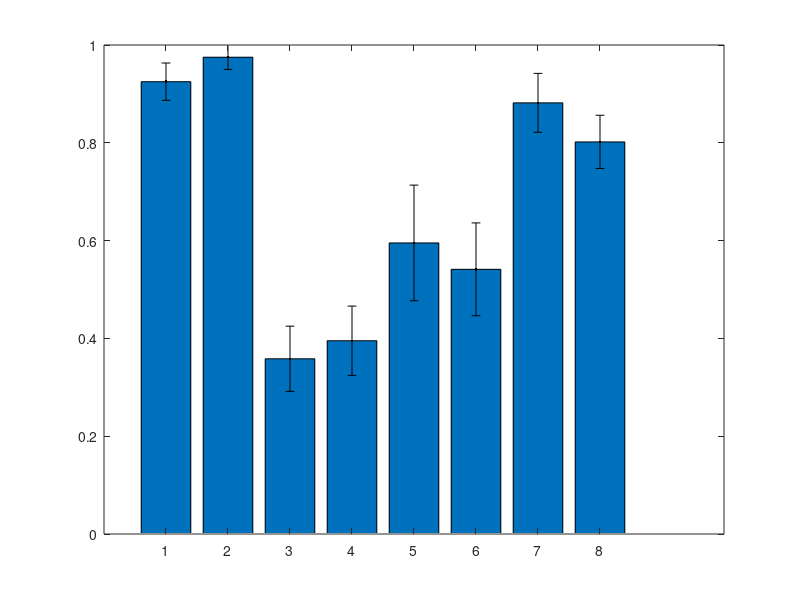

MATLAB code to generate this figure: (Note: this script raises an error after producing the figure.)
% Author: Atanu Giri
% Date: 04/11/2023
% This script plots bar graph of sigmoid fraction of sessions in 
% baseline, oxycodon, and alcohol

close all; clc; clear;

%% Baseline
baselineFemales = {'fiona','juana','kryssia','neftali','raven', ...
    'alexis','harley','renata','sarah','shakira'};
baselineMales = {'aladdin','jafar','jimi','scar','simba', ...
    'carl','jr','kobe','mike','sully'};
femaleBLSigFrac = [0.75, 1, 1, 0.75, 1, 1, 1, 1, 0.75, 1]; % BL = Baseline
maleBLSigFrac = [1, 1, 1, 1, 1, 1, 1, 0.75, 1, 1];

%% Oxy and Incubation
% oxyAnimal = {'Pepper','Captain','Buzz','Woody','Rex','Barbie', ...
%     'Slinky','Ken','Wanda','Vision','Bopeep','Trixie'};
% % Fraction of Sigmoid
% oxySigFrac = [nan, nan, 0.5, 0.5, 0.5, 0.25, ...
%     0.3333, 0.1429, 0.1667, 0.50, 0.50, 0.3750];
% incubSigFrac = [0.5, 0.25, 0.25, 0.7, 0.5833, 0.3750, ...
%     0.7143, 0.75, 0.25, 0.5714, 1.00, 0.8750];

% separate male and female into array
oxyFemales = {'Pepper','Barbie','Wanda','Vision','Bopeep','Trixie'};
oxyMales = {'Captain','Buzz','Woody','Rex','Slinky','Ken'};

% data to be plotted in bar graph
femaleOxySigFrac = [nan, 0.25, 0.1667, 0.50, 0.50, 0.3750];
% femaleOxySigFrac = oxySigFrac(ismember(oxyAnimal, oxyFemales));
femaleOxySigFrac = [femaleOxySigFrac, nan, nan, nan, nan];
% maleOxySigFrac = oxySigFrac(ismember(oxyAnimal, oxyMales));
maleOxySigFrac = [nan, 0.5, 0.5, 0.5, 0.3333, 0.1429];
maleOxySigFrac = [maleOxySigFrac, nan, nan, nan, nan];

femaleIncubSigFrac = [0.5, 0.3750, 0.25, 0.5714, 1.00, 0.8750];
% femaleIncubSigFrac = incubSigFrac(ismember(oxyAnimal, oxyFemales));
femaleIncubSigFrac = [femaleIncubSigFrac, nan, nan, nan, nan];
maleIncubSigFrac = [0.25, 0.25, 0.7, 0.5833, 0.7143, 0.75];
% maleIncubSigFrac = incubSigFrac(ismember(oxyAnimal, oxyMales));
maleIncubSigFrac = [maleIncubSigFrac, nan, nan, nan, nan];


%% Alcohol
alcoholFemales = {'fiona','juana','kryssia','neftali','raven'};
alcoholMales = {'aladdin','jafar','jimi','scar','simba'};
boostFemales = ["alexis","harley","renata","sarah","shakira"];
boostMales = ["carl","jr","kobe","mike","sully"];


femaleBASigFrac = [0.25, 1, 0.222, 0.667, 1]; % BA = Before Alcohol
maleBASigFrac = [1, 0, 0.2, 0, 1];

femalePASigFrac = [0.571, 1, 0.889, 0.857, 1]; % PA = Post Alcohol
malePASigFrac = [0.556, 0.556, 0.8, 0.75, 1];

femaleBoostSigFrac = [1, 0.5, 1, 1, 1]; % Fix this 
maleBoostSigFrac = [1, 1, 0.8, 0.889, 0.667]; % Fix this


% Entries for bar graph
SigFracGrouped = [femaleBLSigFrac; maleBLSigFrac; femaleOxySigFrac; maleOxySigFrac; ...
    femaleIncubSigFrac; maleIncubSigFrac; femalePASigFrac, femaleBoostSigFrac; 
    malePASigFrac, maleBoostSigFrac];

% Calculate the means and standard errors for each group, omitting NaN values
means = mean(SigFracGrouped, 2, 'omitnan');
n = sum(~isnan(SigFracGrouped), 2);
stderrs = std(SigFracGrouped, 0, 2, 'omitnan') ./ sqrt(n);

% Define the x-axis labels
groupLabels = {'Female BL', 'Male BL', 'Female Oxy', 'Male Oxy', ...
    'Female Incub', 'Male Incub', 'Female PA', 'Male PA'};

% Define the bar heights and errors for each group
barHeights = means';
barErrors = stderrs';

% Plot the bar graph with grouped bars
bar(1:length(barHeights), barHeights, 'grouped');
hold on;
errorbar(1:length(barHeights), barHeights, barErrors, 'k.', 'LineWidth', 1);

% Set the x-axis labels and plot title
set(gca, 'XTick', 1:length(barHeights), 'XTickLabel', groupLabels, ...
    'TickLabelInterpreter','latex');
xlabel('Group','Interpreter','latex','FontSize',15);
ylabel('Fraction of Sigmoid','Interpreter','latex','FontSize',15);
title('Fraction of Sigmoid by Group','Interpreter','latex','FontSize',20);
% savefig(gcf,sprintf('%s.fig',"sigmoidFraction"));

% Perform one-way ANOVA
[p, tbl, stats] = anova1(SigFracGrouped', [], 'off', 'omitnan');

% Display the ANOVA table
disp('One-Way ANOVA Results:');
disp(tbl);

% Check if there are significant differences between the groups
if p < 0.05
    disp('There are significant differences between the groups.');
else
    disp('There are no significant differences between the groups.');
end

% Perform post hoc analysis (e.g., Tukey's HSD)
[c,~,~,gnames] = multcompare(stats, 'Display','off');